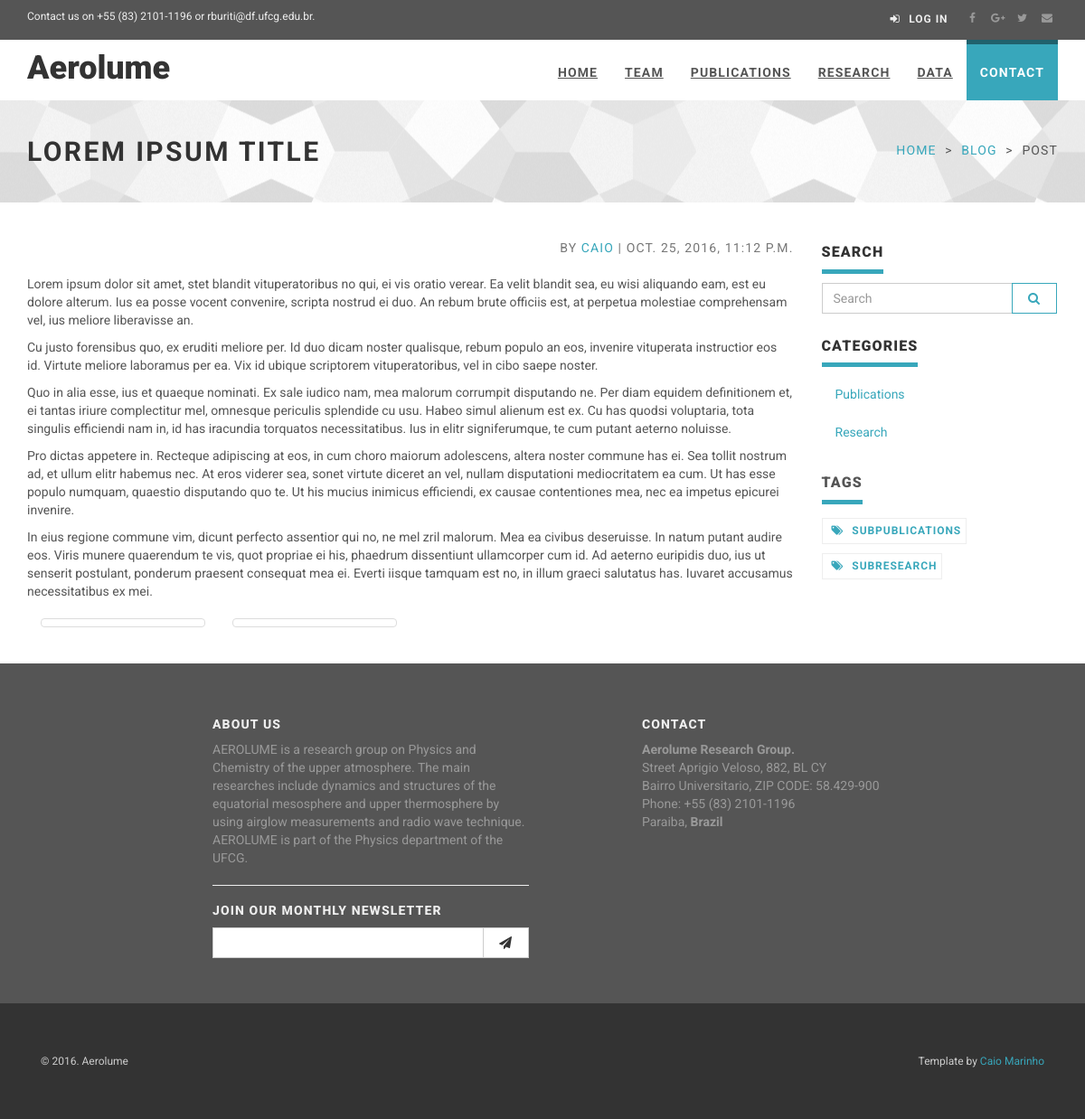
Page /post/lorem-ipsum-title on the committed database.
### app/models.py (models this page shows, shortened)
class TimeStamped(models.Model):
    class Meta:
        abstract = True
    created_at = models.DateTimeField(auto_now_add=True)
    published_at = models.DateTimeField(auto_now=True)

class Category(TimeStamped):
    class Meta:
        verbose_name = "Category"
        verbose_name_plural = "Categories"
    name = models.CharField(max_length=100, unique=True)
    slug = models.SlugField(unique=True, blank=True, null=True)
    is_visible = models.BooleanField(default=True)
    @permalink
    def get_absolute_url(self):
        return ('category', None, {'slug': self.slug})

class Post(TimeStamped):
    title = models.CharField(max_length=150)
    text = RichTextField()
    category = models.ForeignKey(Category, on_delete=models.CASCADE)
    subcategory = models.ManyToManyField(SubCategory)
    is_visible = models.BooleanField(default=True)
    author = models.ForeignKey(User, null=True, blank=True, on_delete=models.CASCADE)
    slug = models.SlugField(unique=True)

class SubCategory(TimeStamped):
    class Meta:
        verbose_name = "SubCategory"
        verbose_name_plural = "SubCategories"
    category = models.ForeignKey(Category, on_delete=models.CASCADE)
    slug = models.SlugField(unique=True, blank=True, null=True)
    name = models.CharField(max_length=100, unique=True)
    is_visible = models.BooleanField(default=True)
    @permalink
    def get_absolute_url(self):
        return ('sub-category', None, {'slug': self.slug})

### app/views.py (the view)
# urls.py: url(r'^post/(?P<slug>[^\.]+)', views.view_post, name='view_post'),
def view_post(request, slug):
    categories = Category.objects.filter(is_visible=True).order_by('-created_at')
    subcategories = SubCategory.objects.filter(is_visible=True).order_by('-created_at')
    return render_to_response('post.html', {'post': get_object_or_404(Post, slug=slug),
                                            'categories': categories,
                                            'subcategories': subcategories},
                              context_instance=RequestContext(request))

### app/templates/post.html (shortened to what this page needs)
{% extends 'base.html' %}
{% load staticfiles %}
{% block content %}
    <div id="heading-breadcrumbs">
        <div class="container">
            <div class="row">
                <div class="col-md-7">
                    <h1>{{ post.title }}</h1>
                </div>
                <div class="col-md-5">
                    <ul class="breadcrumb">
                        <li><a href="/">Home</a>
                        </li>
                        <li><a href="#">Blog</a>
                        </li>
                        <li>Post</li>
                    </ul>
                </div>
            </div>
        </div>
    </div>
    <div id="content">
        <div class="container">
            <div class="row">
                <div class="col-md-9" id="blog-post" style="margin-bottom: 20px;">
                    <p class="text-muted text-uppercase mb-small text-right">By <a href="#">{{ post.author }}</a>
                        | {{ post.created_at }}</p>
                    <div id="post-content">
                        {{ post.text|safe }}
                    </div>
                    {% if post.imagepost_set.all|length_is:"1" %}
                        <div class="text-center">
                            <img class="img-responsive" src="{{ post.imagepost_set.first.image.url }}"/>
                        </div>
                    {% else %}
                        {% for img in post.imagepost_set.all %}
                            <div class="col-xs-6 col-md-3">
                                <a href="{{ img.image.url }}" class="thumbnail">
                                </a>
                            </div>
                        {% endfor %}
                    {% endif %}
                </div>
                <div class="col-md-3">
                    <div class="panel panel-default sidebar-menu">
                        <div class="panel-heading">
                            <h3 class="panel-title">Search</h3>
                        </div>
                        <div class="panel-body">
                            <form role="search" action="/search" method="get">{% csrf_token %}
                                <div class="input-group">
                                    <input type="text" name="q" class="form-control" placeholder="Search"/>
                                        <span class="input-group-btn">
                                            <button type="submit" class="btn btn-template-main">
                                                <i class="fa fa-search"></i>
                                            </button>
                                		</span>
                                </div>
                            </form>
                        </div>
                    </div>
                    <div class="panel panel-default sidebar-menu">
                        <div class="panel-heading">
                            <h3 class="panel-title">Categories</h3>
                        </div>
                        <div class="panel-body">
                            <ul class="nav nav-pills nav-stacked">
                                {% for cat in categories %}
                                    <li><a href="{{ cat.get_absolute_url }}">{{ cat.name }}</a>
                                    </li>
                                {% empty %}
                                    <li><a href="#">Sem categorias.</a>
                                    </li>
                                {% endfor %}
                            </ul>
                        </div>
                    </div>
                    <div class="panel sidebar-menu">
                        <div class="panel-heading">
                            <h3 class="panel-title">Tags</h3>
                        </div>
                        <div class="panel-body">
                            <ul class="tag-cloud">
                                {% for sub in subcategories %}
                                    <li><a href="{{ sub.get_absolute_url }}"><i class="fa fa-tags"></i> {{ sub.name }}
                                    </a>
                                    </li>
                                {% empty %}
                                    <li><a href="#">Sem Tags.</a>
                                    </li>
                                {% endfor %}
                            </ul>
                        </div>
                    </div>
                </div>
            </div>
        </div>
    </div>
{% endblock %}

### app/templates/header.html (shortened to what this page needs)
{% load staticfiles %}
<header>
    <div id="top">
        <div class="container">
            <div class="row">
                <div class="col-xs-5 contact">
                    <p class="hidden-sm hidden-xs">Contact us on +55 (83) 2101-1196 or rburiti@df.ufcg.edu.br.</p>
                </div>
                <div class="col-xs-7">
                    <div class="social">
                        <a href="#" class="external facebook" data-animate-hover="pulse"><i
                                class="fa fa-facebook"></i></a>
                        <a href="#" class="external gplus" data-animate-hover="pulse"><i
                                class="fa fa-google-plus"></i></a>
                        <a href="#" class="external twitter" data-animate-hover="pulse"><i
                                class="fa fa-twitter"></i></a>
                        <a href="#" class="email" data-animate-hover="pulse"><i class="fa fa-envelope"></i></a>
                    </div>
                    <div class="login">
                        <a href="/admin"><i class="fa fa-sign-in"></i>
                            <span class="hidden-xs text-uppercase">Log in</span></a>
                    </div>
                </div>
            </div>
        </div>
    </div>
    <div class="navbar-affixed-top" data-spy="affix" data-offset-top="200">
        <div class="navbar navbar-default yamm" role="navigation" id="navbar">
            <div class="container">
                <div class="navbar-header">
                    <a class="navbar-brand home" href="/">
                        <h1 style="margin-top: 2px;"> Aerolume</h1>
                    </a>
                </div>
                <div class="navbar-collapse collapse" id="navigation">
                    <ul class="nav navbar-nav navbar-right">
                        <li id="home" class="">
                            <a href="/">Home</a>
                        </li>
                        <li id="team" class="">
                            <a href="/team">Team</a>
                        </li>
                        {% for cat in categories %}
                            <li id="{{ cat.name }}" class="">
                                <a href="{{ cat.get_absolute_url }}">{{ cat.name }}</a>
                            </li>
                        {% endfor %}
                        <li id="data" class="">
                            <a href="/data">Data</a>
                        </li>
                        <li id="contact" class="">
                            <a href="/contact">Contact</a>
                        </li>
                    </ul>
                </div>
            </div>
        </div>
    </div>
</header>

### static/css/custom.css (style rules this page uses)
@media screen and (min-width: 0px) { .hero > hgroup > h1,h2,h3 { color: #ffffff; } }

### rows in the picture
Category: name "PUBLICATIONS", name "Publications"
Category: name "RESEARCH", name "Research"
Post: title "LOREM IPSUM TITLE", author "CAIO", created_at "OCT. 25, 2016, 11:12 P.M.", text "Lorem ipsum dolor sit amet, stet blandit vituperatoribus no qui, ei vis oratio verear. Ea velit blandit sea, eu wisi aliquando eam, est eu dolore alterum. Ius ea posse vocent convenire, scripta nostrud ei duo. An rebum brute officiis est, at perpetua molestiae comprehensam vel, ius meliore liberavisse an. Cu justo forensibus quo, ex eruditi meliore per. Id duo dicam noster qualisque, rebum populo an eos, invenire vituperata instructior eos id. Virtute meliore laboramus per ea. Vix id ubique scriptorem vituperatoribus, vel in cibo saepe noster. Quo in alia esse, ius et quaeque nominati. Ex sale iudico nam, mea malorum corrumpit disputando ne. Per diam equidem definitionem et, ei tantas…"
SubCategory: name "SUBPUBLICATIONS"
SubCategory: name "SUBRESEARCH"
